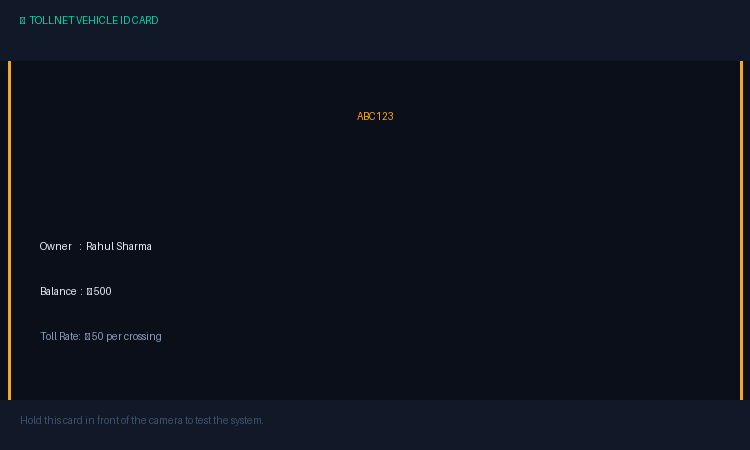
#> input picture test_cards/card_ABC123.png, 750 x 450 px
$ python -i ocr.py   (imports and definitions only)
#> lines starting #> are read from the running program, lines starting #| are printed output that depends on the picture; after the words box and inside, x2 and y2 are one past the last pixel; in counts of white or black regions, pixels touching at a corner belong together
#> further down, picture is the input picture: shape (450, 750, 3); mean B, G, R 29.9, 18.8, 14.4
"""
TOLLNET — Smart Toll Collection System
OCR Module: ocr.py

Responsibilities:
  - Preprocess an OpenCV image for best OCR accuracy
  - Run Tesseract OCR to extract text
  - Clean and return only the Vehicle ID string
"""

import re
import cv2
import numpy as np
import pytesseract

# ─── Tesseract Path (Windows users only) ────────────────────────
# If you are on Windows, uncomment and set the correct path below:
# pytesseract.pytesseract.tesseract_cmd = r"C:\Program Files\Tesseract-OCR\tesseract.exe"
#
# On Linux/macOS this line is usually not needed if Tesseract
# is installed via apt / brew and is on your PATH.


# ─── Main Function ──────────────────────────────────────────────
def extract_vehicle_id(img_cv):
    """
    Given an OpenCV BGR image, preprocess it and run Tesseract OCR.
    Returns a cleaned Vehicle ID string, or None if nothing useful found.

    Parameters:
        img_cv (numpy.ndarray): Image in BGR format (from cv2.imdecode)

    Returns:
        str | None: Uppercase alphanumeric Vehicle ID, e.g. "ABC123"
    """

    # ── 1. Convert to grayscale ───────────────────────────────
    # OCR works better on grayscale images
    gray = cv2.cvtColor(img_cv, cv2.COLOR_BGR2GRAY)

    # ── 2. Resize if too small ────────────────────────────────
    # Tesseract accuracy improves when the image is at least ~300 DPI.
    # We scale up small images to give OCR more pixel data.
    h, w = gray.shape
#> h = 450; w = 750
    if w < 800:
        scale = 800 / w
#> scale = 1.07
        gray = cv2.resize(gray, None, fx=scale, fy=scale, interpolation=cv2.INTER_CUBIC)
#> gray: shape (480, 800)

    # ── 3. Denoise ────────────────────────────────────────────
    # Remove salt-and-pepper noise while keeping edges sharp
    denoised = cv2.fastNlMeansDenoising(gray, h=10, templateWindowSize=7, searchWindowSize=21)

    # ── 4. Adaptive Thresholding ──────────────────────────────
    # Works well for uneven lighting (common in real-world captures)
    thresh = cv2.adaptiveThreshold(
        denoised,
        255,
        cv2.ADAPTIVE_THRESH_GAUSSIAN_C,
        cv2.THRESH_BINARY,
        blockSize=15,
        C=10
    )
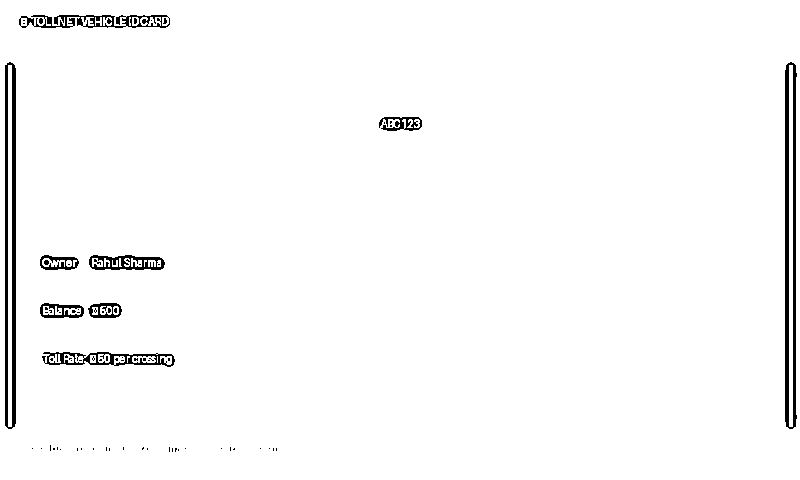
#> thresh: shape (480, 800); 97.6% white; 76 black regions (65 under 20 px), largest, box (x1, y1, x2, y2) and area: (785, 62, 797, 429) 2558, (5, 62, 16, 429) 2552, (19, 15, 170, 28) 971

    # ── 5. Morphological cleanup ──────────────────────────────
    # Close small gaps in characters so OCR reads them as whole letters
    kernel = cv2.getStructuringElement(cv2.MORPH_RECT, (2, 2))
    cleaned = cv2.morphologyEx(thresh, cv2.MORPH_CLOSE, kernel)
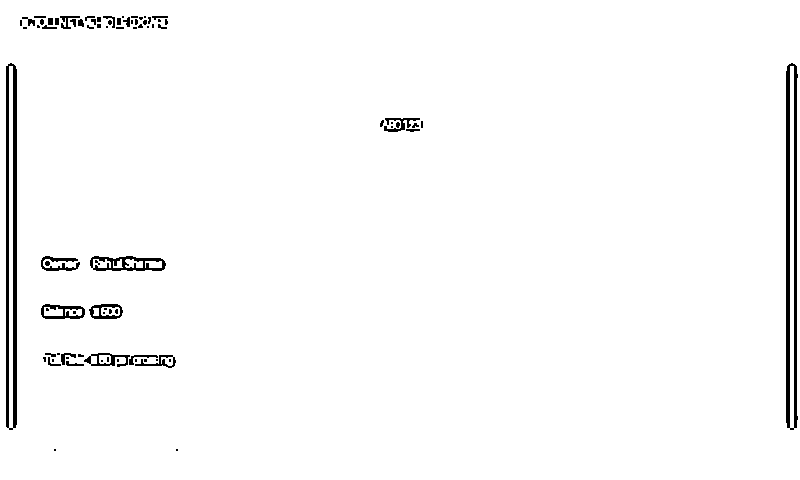
#> cleaned: shape (480, 800); 97.8% white; 82 black regions (48 under 20 px), largest, box (x1, y1, x2, y2) and area: (786, 63, 798, 430) 2556, (6, 63, 17, 430) 2550, (90, 256, 166, 271) 580

    # ── 6. Run Tesseract ──────────────────────────────────────
    # PSM 6  = assume a single uniform block of text
    # PSM 8  = treat the image as a single word (good for short IDs)
    # PSM 11 = sparse text, find as much as possible
    #
    # We try PSM 6 first (good for multi-character IDs on a label/card),
    # then fall back to PSM 8 if nothing alphanumeric is found.
    #
    # oem 3 = default OCR Engine Mode (LSTM + Legacy)

    config_block = "--oem 3 --psm 6 -c tessedit_char_whitelist=ABCDEFGHIJKLMNOPQRSTUVWXYZ0123456789"
    config_word  = "--oem 3 --psm 8 -c tessedit_char_whitelist=ABCDEFGHIJKLMNOPQRSTUVWXYZ0123456789"

#> (the run stopped early here; a loop or call above may not have finished)
